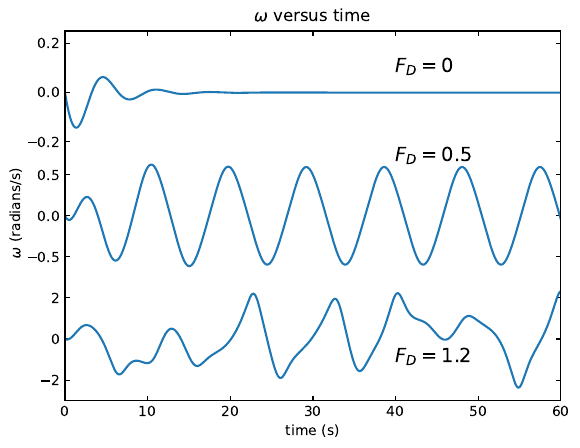

This figure's Julia source:
using LaTeXStrings
using PyPlot

g = 9.8
l = 9.8
dt = 0.04
theta0 = 0.2
omega0 = 0.0
ΩD = 2.0/3.0
q = 1.0/2.0

function euler_1step(t0::Float64, theta0::Float64, omega0::Float64, dt::Float64, FD::Float64)
	omega1::Float64 = omega0 - g/l*sin(theta0)*dt - q*omega0*dt + FD*sin(ΩD*t0)*dt
	theta1::Float64 = theta0 + omega1*dt
	t1::Float64 = t0 + dt
	t1, theta1, omega1
end

function euler(theta0::Float64, omega0::Float64, dt::Float64, tend::Float64, FD::Float64)
	n::Int64 = Int(tend/dt) + 1
	theta::Vector{Float64} = zeros(n)
	t::Vector{Float64} = zeros(n)
	omega::Vector{Float64} = zeros(n)
	theta[1] = theta0
	omega[1] = omega0
	omega1::Float64 = omega0
	for i = 1:n-1
		t[i+1], theta[i+1], omega1 = euler_1step(t[i], theta[i], omega1, dt, FD)
		if theta[i+1] > pi
			theta[i+1] -= 2*pi
		elseif theta[i+1] < -pi
			theta[i+1] += 2*pi
		end
		omega[i+1] = omega1
	end
	t, theta, omega
end

function main()
	t1, theta1, omega1 = euler(theta0, omega0, dt, 60., 0.0)
	t2, theta2, omega2 = euler(theta0, omega0, dt, 60., 0.5)
	t3, theta3, omega3 = euler(theta0, omega0, dt, 60., 1.2)

	fig, axs = subplots(3, 1, sharex = true, sharey = false, gridspec_kw = Dict("hspace" => 0.0))

	axs[1].plot(t1, omega1)
	axs[1].set_ylim([-0.25,0.25])
	axs[1].spines["bottom"].set_color("none")
	axs[1].tick_params(direction = "in", right = true, top = true, bottom = false)
	axs[1].set_title("\$\\omega\$ versus time")
	axs[1].annotate("\$F_D = 0\$", xy = (40,0.08), fontsize = 14)
	
	axs[2].plot(t2, omega2)
	axs[2].set_ylim([-0.75,0.75])
	axs[2].spines["top"].set_color("none")
	axs[2].spines["bottom"].set_color("none")
	axs[2].tick_params(direction = "in", right = true, top = false, bottom = false)
	axs[2].annotate("\$F_D = 0.5\$", xy = (40,0.65), fontsize = 14)

	axs[3].plot(t3, omega3)
	axs[3].set_ylim([-3,3])
	axs[3].spines["top"].set_color("none")
	axs[3].tick_params(direction = "in", right = true, top = false, bottom = true)
	axs[3].annotate("\$F_D = 1.2\$", xy = (40,-1.2), fontsize = 14)

	xlim([0,60])
	xlabel("time (s)")
	fig.text(0.05, 0.5, "\$\\omega\$ (radians/s)", ha = "center", va = "center", rotation = "vertical")
	savefig("Figure3.6right.pdf", bbox_inches = "tight")
end

main()

pygui(true)
show()
